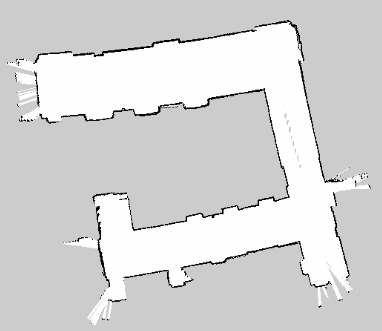
#> input picture assets/generated_2020-02-13-14-36-38_map.png, 382 x 331 px, given in place of 2020-02-13-14-36-38.pgm, which was not available
$ python map_to_world.py   (older library calls are emulated)
#> lines starting #> are read from the running program, lines starting #| are printed output that depends on the picture; after the words box and inside, x2 and y2 are one past the last pixel; in counts of white or black regions, pixels touching at a corner belong together; pictures that were not available may be replaced by others from this repository, and a replacement may not be noted
#!/usr/bin/env python

import os
import argparse
import numpy as np
import cv2
import yaml
from lxml import etree as ET
from copy import copy


class WorldGenerator(object):
    kernel_size = 4 # for 2D map image preprocessing
    def __init__(self, yaml_path):
#> called with yaml_path = './maps/2020-02-13-14-36-38.yaml'
        self.yaml_path = yaml_path
        self.pgm_path = os.path.join(os.path.dirname(yaml_path),
                                     os.path.splitext(os.path.basename(yaml_path))[0] + '.pgm')
        self.generated_world_path = os.path.join(os.path.dirname(os.path.dirname(yaml_path)),
                                                 'worlds',
                                                 'generated_' + os.path.splitext(os.path.basename(yaml_path))[0] + '.world')

        self.map = cv2.imread(self.pgm_path, -1).astype(np.float)
#> self.map: shape (331, 382, 3) float64; min 0, max 254, mean 214.3

        self.map[self.map==0] = 255 # obstacle
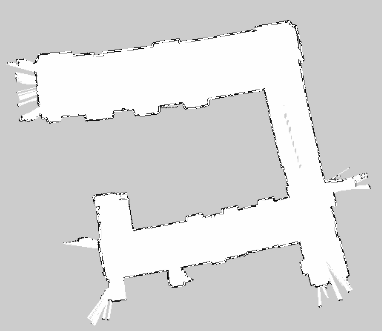
#> self.map: shape (331, 382, 3) float64; min 1, max 255, mean 216.2
        self.map[self.map==254] = 0 # empty
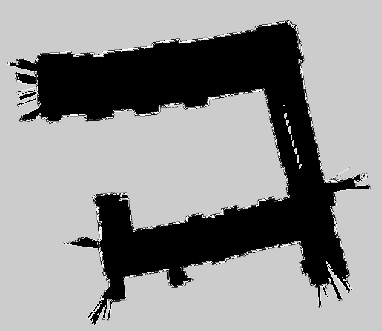
#> self.map: shape (331, 382, 3) float64; min 0, max 255, mean 145.5
        self.map[self.map==205] = 0 # unknown
#> self.map: shape (331, 382, 3) float64; 0.02% of pixels changed, all inside (x1, y1, x2, y2) = (7, 60, 366, 321)

        kernel = cv2.getStructuringElement(cv2.MORPH_ELLIPSE, (self.kernel_size, self.kernel_size))
        self.map = cv2.morphologyEx(self.map, cv2.MORPH_CLOSE, kernel)
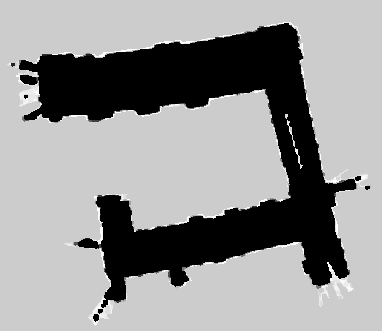
#> self.map: shape (331, 382, 3) float64; min 0, max 255, mean 147.9

#> (the run stopped early here; a loop or call above may not have finished)
